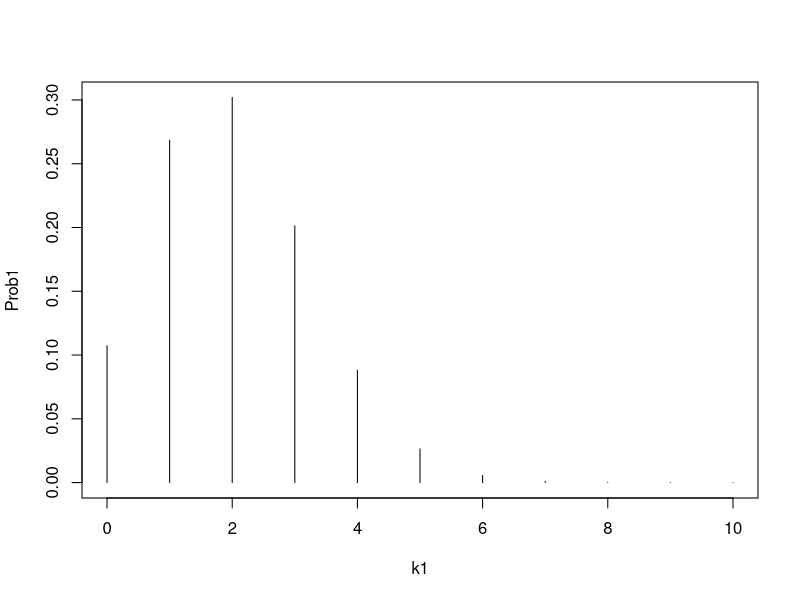
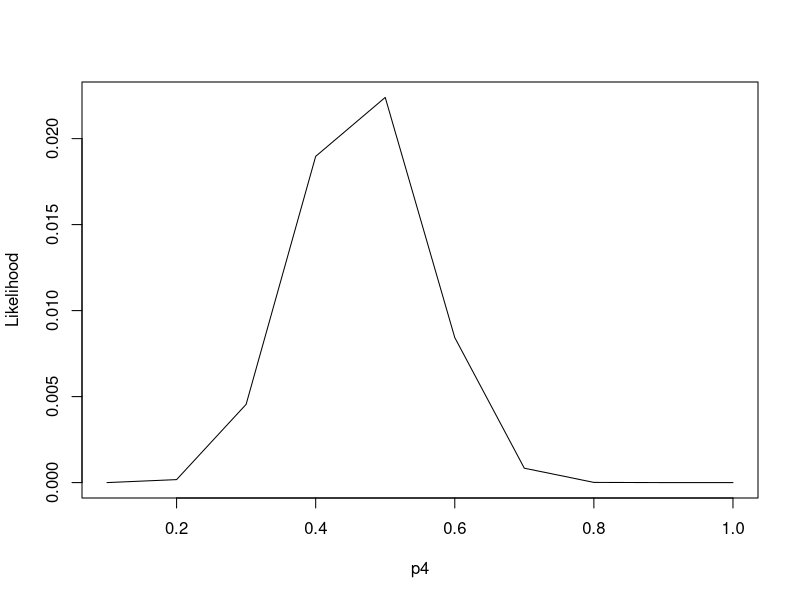
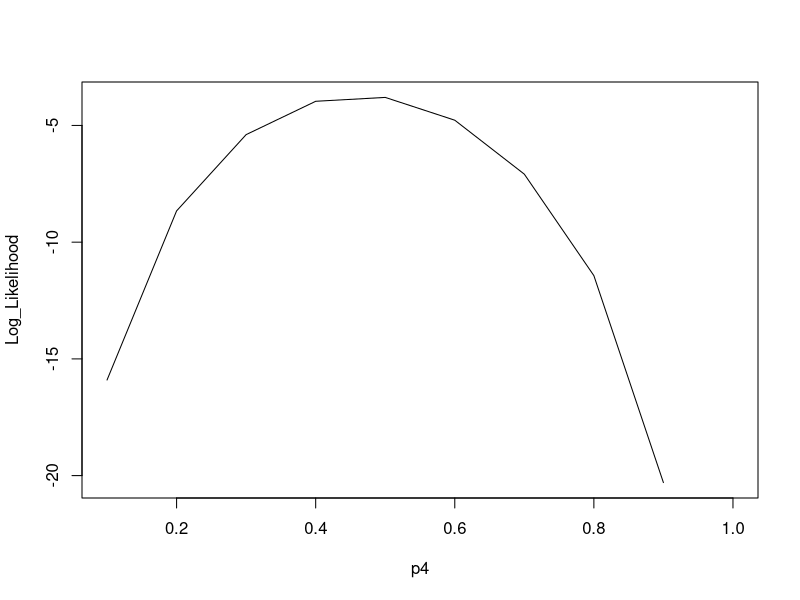

Reproduce these figures in R, in order.
#Exercise 1
n1 <- 10
p1 <- 0.2
k1 <- c(0:10)

Prob1 <- dbinom(k1, n1, p1)

data.frame(k1, Prob1)
plot(k1, Prob1, type = "h")

#Exercise 2
n2 <- 14
p2 <- 0.1
k2 <- 8

Prob2 <- dbinom(k2, n2, p2)
Prob2
#answer 1.595917e-05

n2.1 <- 14
p2.1 <- seq(from=0.1, to = 1, by=0.1)
k2.1 <- 8

Prob2.1 <- dbinom(k2.1, n2.1, p2.1)
data.frame(p2.1,Prob2.1)

Prob2.2 <- dbinom(k2.1,n2.1,0.1)
Prob2.2

#answer 
#p2.1      Prob2.1
#2   0.1 1.595917e-05
#3   0.2 2.015279e-03
#4   0.3 2.318001e-02
#5   0.4 9.182116e-02
#6   0.5 1.832886e-01
#7   0.6 2.065976e-01
#8   0.7 1.262023e-01
#9   0.8 3.224447e-02
#10  0.9 1.292693e-03
#11  1.0 0.000000e+00

#Exercise 3

n3 <- 14
p3 <- 0.1
k3 <- 5

Prob3 <- dbinom(k3, n3, p3)
Prob3

Total_prob <- (Prob2.2*Prob3)
Total_prob

Total_log_prob <- log(Prob2.2) + log(Prob3)
Total_log_prob
#Should my total prob and log prob be the same?

#Exercise 3.2
n4 <- 14
p4 <- seq(from =0.1, to =1, by = 0.1)
k4 <- 5

Prob4 <- dbinom(k4, n4, p4)
data.frame(p4,Prob4)

Likelihood <- (Prob2.1*Prob4)
plot(p4,Likelihood, type = 'l')

Log_Likelihood <- log(Prob2.1)+log(Prob4)
plot(p4,Log_Likelihood, type='l')

#Exercise 4

Experiments <- c(0,0,3,10,19,26,16,16,5,5,0,0,0,0,0)
n <- length(Experiments)-1
k <- seq(from = 0, to =14, by = 1)
p <- seq(from =0, to = 1, by= 0.1)

Prob <- dbinom(k,n,p)

likelihood_fcn <- (Prob * Experiments)
log_likelihood_fcn <- log(Prob) + log(Experiments)
 #still lost on exactly the matrix being set up to compute max likelihood in question 4.